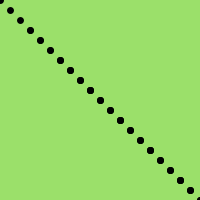
Frame 1 (no input)
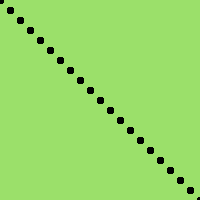
Frame 60 (the mouse pressed at the canvas centre just before this capture)
Frame 120 (the mouse held since frame 60 and released just before this capture): identical to frame 60, image omitted

The Processing sketch that drew these frames (run headless with seeded random() and noise(); from frame 60 on, the mouse is pressed at the canvas centre):

// Processing sketch: processing_93378
// ── processing_93378.pde

void setup (){
size(200,200);
background (155,224,106);
} 
void draw (){
strokeWeight (7);{
for (int mouseX=0; mouseX<200; mouseX=mouseX+30)
for (int mouseY=0; mouseY<100; mouseY=mouseY+10)
point (mouseX+mouseY, mouseY+mouseX);
}

}
